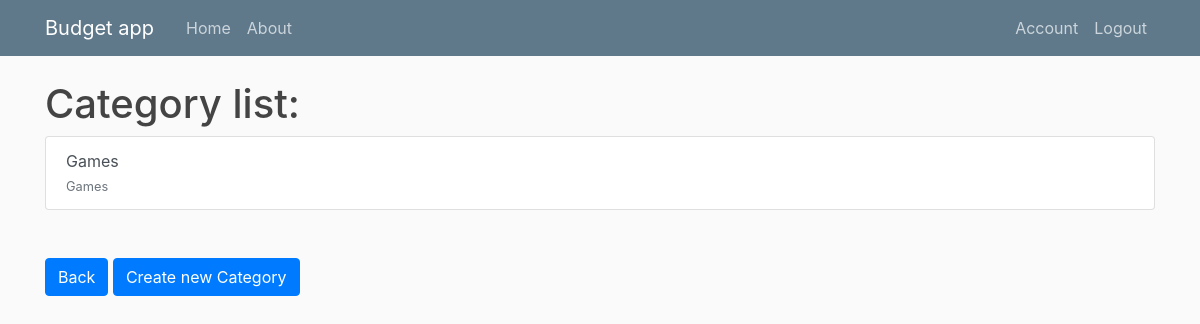
The app's page /categories (signed in), older data.
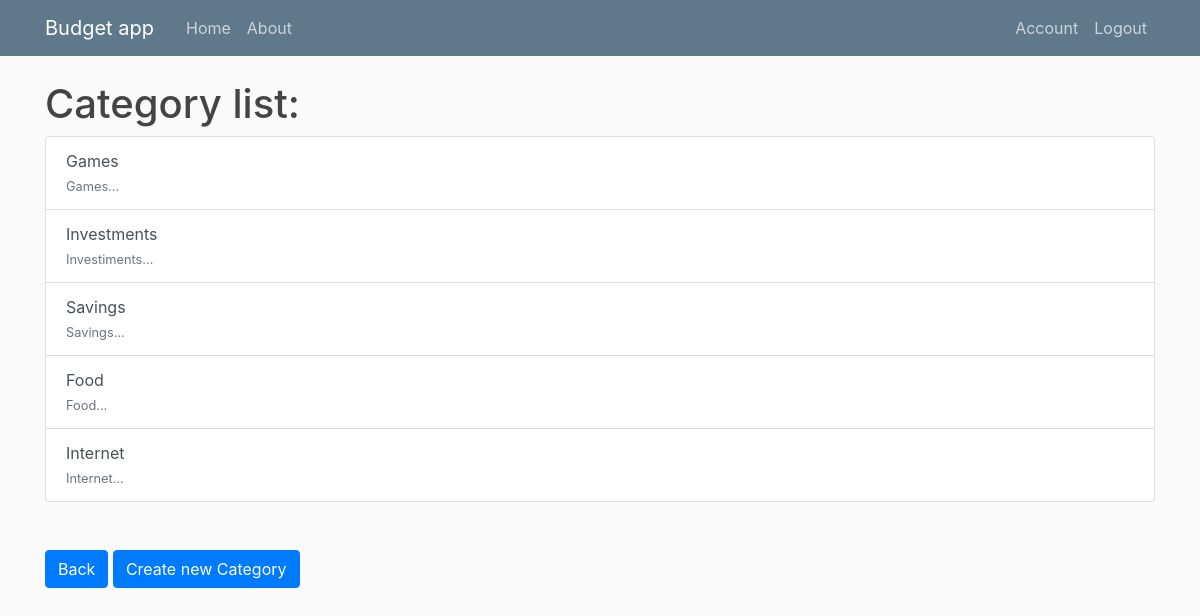
The same page, newer data.
### budget_app/models.py (models this page shows, shortened)
class Category(db.Model):
    id = db.Column(db.Integer,primary_key=True)
    name = db.Column(db.String(45),nullable=False,unique=True)
    description = db.Column(db.String(45),nullable=True)
    budgets = db.relationship('Budget_category',backref='category',lazy=True)

### budget_app/routes.py (the view)
@app.route('/categories')
@login_required
def categories():
    categories = Category.query.all()
    return render_template('categories.html', categories=categories, title="Categories")

### budget_app/models.py (called while the page is built)
@login_manager.user_loader
def load_user(user_id):
    return User.query.get(int(user_id))

### budget_app/templates/categories.html
{% extends "layout.html" %}
{% block content %}
<h1>Category list:</h1>
<div class="list-group">
    {% for category in categories %}
    <a href="{{ url_for('category',category_id=category.id) }}" class="list-group-item list-group-item-action">
        <div>
            {{ category.name }}
        </div>
        <small class="text-muted">{{category.description}}</small>
    </a>
    {% endfor %}
</div>
<a class="btn btn-primary mt-5" href="{{ url_for('home') }}">Back</a>
<a class="btn btn-primary mt-5" href="{{ url_for('new_category') }}">Create new Category</a>
{% endblock %}

### budget_app/templates/layout.html (shortened to what this page needs)
<!DOCTYPE html>
<html lang="en">
<head>
  <link rel="stylesheet" href="https://stackpath.bootstrapcdn.com/bootstrap/4.5.0/css/bootstrap.min.css"
>
  <link rel="stylesheet" type="text/css" href="{{url_for('static',filename='main.css')}}">
</head>
<body>
  <header class="site-header">
    <nav class="navbar navbar-expand-md navbar-dark bg-steel fixed-top">
      <div class="container">
        <a class="navbar-brand mr-4" href="/">Budget app</a>
        <div class="collapse navbar-collapse" id="navbarToggle">
          <div class="navbar-nav mr-auto">
            <a class="nav-item nav-link" href="{{ url_for('home') }}">Home</a>
            <a class="nav-item nav-link" href="{{ url_for('about') }}">About</a>
          </div>
          <div class="navbar-nav">
            {% if current_user.is_authenticated %}
              <a class="nav-item nav-link" href="{{ url_for('account') }}">Account</a>
              <a class="nav-item nav-link" href="{{ url_for('logout') }}">Logout</a>
            {% else %}
                <a class="nav-item nav-link" href="{{ url_for('login') }}">Login</a>
                <a class="nav-item nav-link" href="{{ url_for('register') }}">Register</a>
            {% endif %}
            </div>
        </div>
      </div>
    </nav>
  </header>
  <div class="container">
    {% block content %}
    {% endblock %}
  </div>
</body>
</html>

### budget_app/static/main.css (style rules this page uses)
body { background: #fafafa; color: #333333; margin-top: 5rem; }
h1, h2, h3, h4, h5, h6 { color: #444444; }
.bg-steel { background-color: #5f788a; }
.site-header .navbar-nav .nav-link { color: #cbd5db; }

Row changes from the older to the newer data that the page shows:
changed Category "Games": description "Games" → "Games..."
added Category: name "Investments", description "Investiments..."
added Category: name "Savings", description "Savings..."
added Category: name "Food", description "Food..."
added Category: name "Internet", description "Internet..."
